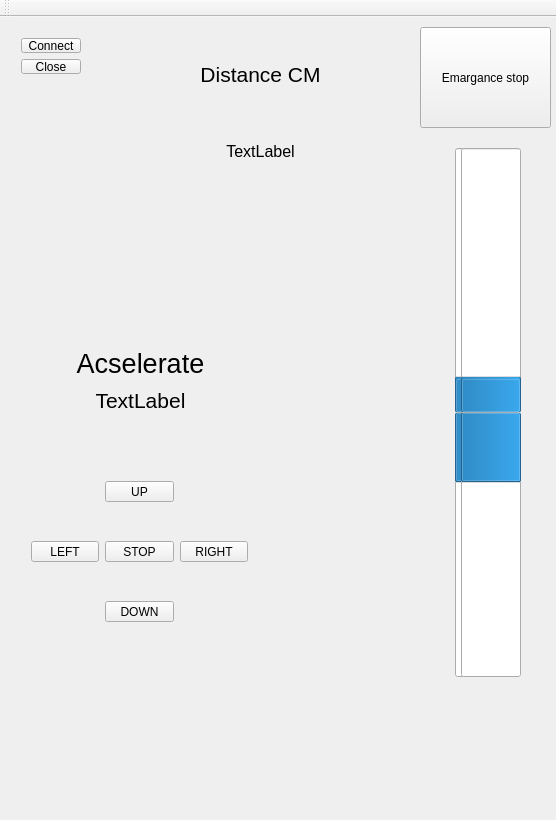
<?xml version="1.0" encoding="UTF-8"?>
<ui version="4.0">
 <class>MainWindow</class>
 <widget class="QMainWindow" name="MainWindow">
  <property name="geometry">
   <rect>
    <x>0</x>
    <y>0</y>
    <width>556</width>
    <height>820</height>
   </rect>
  </property>
  <property name="sizePolicy">
   <sizepolicy hsizetype="Fixed" vsizetype="Fixed">
    <horstretch>0</horstretch>
    <verstretch>0</verstretch>
   </sizepolicy>
  </property>
  <property name="minimumSize">
   <size>
    <width>556</width>
    <height>820</height>
   </size>
  </property>
  <property name="maximumSize">
   <size>
    <width>556</width>
    <height>820</height>
   </size>
  </property>
  <property name="windowTitle">
   <string>Robot's control</string>
  </property>
  <property name="animated">
   <bool>true</bool>
  </property>
  <widget class="QWidget" name="centralWidget">
   <widget class="QWidget" name="layoutWidget">
    <property name="geometry">
     <rect>
      <x>20</x>
      <y>420</y>
      <width>239</width>
      <height>231</height>
     </rect>
    </property>
    <layout class="QGridLayout" name="gridLayout_2">
     <item row="0" column="1">
      <widget class="QToolButton" name="F_BUT">
       <property name="sizePolicy">
        <sizepolicy hsizetype="Minimum" vsizetype="Fixed">
         <horstretch>0</horstretch>
         <verstretch>0</verstretch>
        </sizepolicy>
       </property>
       <property name="text">
        <string>UP</string>
       </property>
       <property name="checkable">
        <bool>false</bool>
       </property>
      </widget>
     </item>
     <item row="1" column="1">
      <widget class="QToolButton" name="STOP_BUT">
       <property name="sizePolicy">
        <sizepolicy hsizetype="Minimum" vsizetype="Fixed">
         <horstretch>0</horstretch>
         <verstretch>0</verstretch>
        </sizepolicy>
       </property>
       <property name="text">
        <string>STOP</string>
       </property>
       <property name="checkable">
        <bool>false</bool>
       </property>
      </widget>
     </item>
     <item row="2" column="1">
      <widget class="QToolButton" name="R_BUT_2">
       <property name="sizePolicy">
        <sizepolicy hsizetype="Minimum" vsizetype="Fixed">
         <horstretch>0</horstretch>
         <verstretch>0</verstretch>
        </sizepolicy>
       </property>
       <property name="text">
        <string>DOWN</string>
       </property>
       <property name="checkable">
        <bool>false</bool>
       </property>
      </widget>
     </item>
     <item row="1" column="0">
      <widget class="QToolButton" name="L_BUT">
       <property name="sizePolicy">
        <sizepolicy hsizetype="Minimum" vsizetype="Fixed">
         <horstretch>0</horstretch>
         <verstretch>0</verstretch>
        </sizepolicy>
       </property>
       <property name="text">
        <string>LEFT</string>
       </property>
       <property name="checkable">
        <bool>false</bool>
       </property>
      </widget>
     </item>
     <item row="1" column="2">
      <widget class="QToolButton" name="R_BUT">
       <property name="sizePolicy">
        <sizepolicy hsizetype="Minimum" vsizetype="Fixed">
         <horstretch>0</horstretch>
         <verstretch>0</verstretch>
        </sizepolicy>
       </property>
       <property name="text">
        <string>RIGHT</string>
       </property>
       <property name="checkable">
        <bool>false</bool>
       </property>
      </widget>
     </item>
    </layout>
   </widget>
   <widget class="QWidget" name="layoutWidget">
    <property name="geometry">
     <rect>
      <x>10</x>
      <y>10</y>
      <width>82</width>
      <height>58</height>
     </rect>
    </property>
    <layout class="QVBoxLayout" name="verticalLayout">
     <item>
      <widget class="QPushButton" name="ConnBut">
       <property name="text">
        <string>Connect</string>
       </property>
      </widget>
     </item>
     <item>
      <widget class="QPushButton" name="CloseBut">
       <property name="text">
        <string>Close</string>
       </property>
      </widget>
     </item>
    </layout>
   </widget>
   <widget class="QWidget" name="layoutWidget">
    <property name="geometry">
     <rect>
      <x>120</x>
      <y>10</y>
      <width>281</width>
      <height>171</height>
     </rect>
    </property>
    <layout class="QVBoxLayout" name="verticalLayout_2">
     <item>
      <widget class="QLabel" name="Distance">
       <property name="sizePolicy">
        <sizepolicy hsizetype="Minimum" vsizetype="Preferred">
         <horstretch>0</horstretch>
         <verstretch>0</verstretch>
        </sizepolicy>
       </property>
       <property name="font">
        <font>
         <pointsize>16</pointsize>
        </font>
       </property>
       <property name="text">
        <string>Distance CM</string>
       </property>
       <property name="alignment">
        <set>Qt::AlignCenter</set>
       </property>
      </widget>
     </item>
     <item>
      <widget class="QLabel" name="label_5">
       <property name="sizePolicy">
        <sizepolicy hsizetype="Minimum" vsizetype="Preferred">
         <horstretch>0</horstretch>
         <verstretch>0</verstretch>
        </sizepolicy>
       </property>
       <property name="font">
        <font>
         <pointsize>12</pointsize>
        </font>
       </property>
       <property name="text">
        <string>TextLabel</string>
       </property>
       <property name="alignment">
        <set>Qt::AlignCenter</set>
       </property>
      </widget>
     </item>
    </layout>
   </widget>
   <widget class="QToolButton" name="em_stop">
    <property name="geometry">
     <rect>
      <x>420</x>
      <y>10</y>
      <width>131</width>
      <height>101</height>
     </rect>
    </property>
    <property name="text">
     <string>Emargance stop</string>
    </property>
    <property name="checkable">
     <bool>true</bool>
    </property>
   </widget>
   <widget class="QWidget" name="verticalLayoutWidget_2">
    <property name="geometry">
     <rect>
      <x>0</x>
      <y>680</y>
      <width>571</width>
      <height>72</height>
     </rect>
    </property>
    <layout class="QVBoxLayout" name="verticalLayout_4"/>
   </widget>
   <widget class="QWidget" name="formLayoutWidget">
    <property name="geometry">
     <rect>
      <x>420</x>
      <y>120</y>
      <width>131</width>
      <height>551</height>
     </rect>
    </property>
    <property name="sizePolicy">
     <sizepolicy hsizetype="Ignored" vsizetype="Preferred">
      <horstretch>0</horstretch>
      <verstretch>0</verstretch>
     </sizepolicy>
    </property>
    <layout class="QFormLayout" name="formLayout">
     <property name="sizeConstraint">
      <enum>QLayout::SetNoConstraint</enum>
     </property>
     <property name="labelAlignment">
      <set>Qt::AlignCenter</set>
     </property>
     <property name="formAlignment">
      <set>Qt::AlignCenter</set>
     </property>
     <property name="horizontalSpacing">
      <number>6</number>
     </property>
     <property name="verticalSpacing">
      <number>0</number>
     </property>
     <item row="0" column="0">
      <widget class="QProgressBar" name="LeftUpBar">
       <property name="sizePolicy">
        <sizepolicy hsizetype="Preferred" vsizetype="Expanding">
         <horstretch>20</horstretch>
         <verstretch>40</verstretch>
        </sizepolicy>
       </property>
       <property name="minimumSize">
        <size>
         <width>60</width>
         <height>0</height>
        </size>
       </property>
       <property name="maximumSize">
        <size>
         <width>60</width>
         <height>16777215</height>
        </size>
       </property>
       <property name="minimum">
        <number>0</number>
       </property>
       <property name="maximum">
        <number>32767</number>
       </property>
       <property name="value">
        <number>4000</number>
       </property>
       <property name="textVisible">
        <bool>false</bool>
       </property>
       <property name="orientation">
        <enum>Qt::Vertical</enum>
       </property>
      </widget>
     </item>
     <item row="2" column="0">
      <widget class="QProgressBar" name="LeftDownBar">
       <property name="sizePolicy">
        <sizepolicy hsizetype="Preferred" vsizetype="Expanding">
         <horstretch>20</horstretch>
         <verstretch>0</verstretch>
        </sizepolicy>
       </property>
       <property name="minimumSize">
        <size>
         <width>60</width>
         <height>0</height>
        </size>
       </property>
       <property name="maximumSize">
        <size>
         <width>60</width>
         <height>16777215</height>
        </size>
       </property>
       <property name="minimum">
        <number>0</number>
       </property>
       <property name="maximum">
        <number>32767</number>
       </property>
       <property name="value">
        <number>8800</number>
       </property>
       <property name="orientation">
        <enum>Qt::Vertical</enum>
       </property>
       <property name="invertedAppearance">
        <bool>true</bool>
       </property>
      </widget>
     </item>
     <item row="2" column="1">
      <widget class="QProgressBar" name="RightDownBar">
       <property name="sizePolicy">
        <sizepolicy hsizetype="Preferred" vsizetype="Preferred">
         <horstretch>0</horstretch>
         <verstretch>40</verstretch>
        </sizepolicy>
       </property>
       <property name="minimumSize">
        <size>
         <width>60</width>
         <height>0</height>
        </size>
       </property>
       <property name="maximumSize">
        <size>
         <width>60</width>
         <height>16777215</height>
        </size>
       </property>
       <property name="minimum">
        <number>0</number>
       </property>
       <property name="maximum">
        <number>32767</number>
       </property>
       <property name="value">
        <number>8800</number>
       </property>
       <property name="orientation">
        <enum>Qt::Vertical</enum>
       </property>
       <property name="invertedAppearance">
        <bool>true</bool>
       </property>
      </widget>
     </item>
     <item row="0" column="1">
      <widget class="QProgressBar" name="RightUpBar">
       <property name="sizePolicy">
        <sizepolicy hsizetype="Preferred" vsizetype="Expanding">
         <horstretch>20</horstretch>
         <verstretch>40</verstretch>
        </sizepolicy>
       </property>
       <property name="minimumSize">
        <size>
         <width>60</width>
         <height>0</height>
        </size>
       </property>
       <property name="maximumSize">
        <size>
         <width>50</width>
         <height>16777215</height>
        </size>
       </property>
       <property name="minimum">
        <number>0</number>
       </property>
       <property name="maximum">
        <number>32767</number>
       </property>
       <property name="value">
        <number>4000</number>
       </property>
       <property name="textVisible">
        <bool>false</bool>
       </property>
       <property name="orientation">
        <enum>Qt::Vertical</enum>
       </property>
      </widget>
     </item>
    </layout>
   </widget>
   <widget class="QWidget" name="verticalLayoutWidget">
    <property name="geometry">
     <rect>
      <x>20</x>
      <y>319</y>
      <width>241</width>
      <height>91</height>
     </rect>
    </property>
    <layout class="QVBoxLayout" name="verticalLayout_3">
     <item>
      <widget class="QLabel" name="label_2">
       <property name="font">
        <font>
         <pointsize>20</pointsize>
        </font>
       </property>
       <property name="text">
        <string>Acselerate</string>
       </property>
       <property name="alignment">
        <set>Qt::AlignCenter</set>
       </property>
      </widget>
     </item>
     <item>
      <widget class="QLabel" name="label">
       <property name="font">
        <font>
         <pointsize>16</pointsize>
        </font>
       </property>
       <property name="text">
        <string>TextLabel</string>
       </property>
       <property name="alignment">
        <set>Qt::AlignCenter</set>
       </property>
      </widget>
     </item>
    </layout>
   </widget>
  </widget>
  <widget class="QMenuBar" name="menuBar">
   <property name="geometry">
    <rect>
     <x>0</x>
     <y>0</y>
     <width>556</width>
     <height>22</height>
    </rect>
   </property>
  </widget>
  <widget class="QToolBar" name="mainToolBar">
   <attribute name="toolBarArea">
    <enum>TopToolBarArea</enum>
   </attribute>
   <attribute name="toolBarBreak">
    <bool>false</bool>
   </attribute>
  </widget>
 </widget>
 <layoutdefault spacing="6" margin="11"/>
 <resources/>
 <connections/>
 <designerdata>
  <property name="gridDeltaX">
   <number>10</number>
  </property>
  <property name="gridDeltaY">
   <number>10</number>
  </property>
  <property name="gridSnapX">
   <bool>true</bool>
  </property>
  <property name="gridSnapY">
   <bool>true</bool>
  </property>
  <property name="gridVisible">
   <bool>true</bool>
  </property>
 </designerdata>
</ui>
